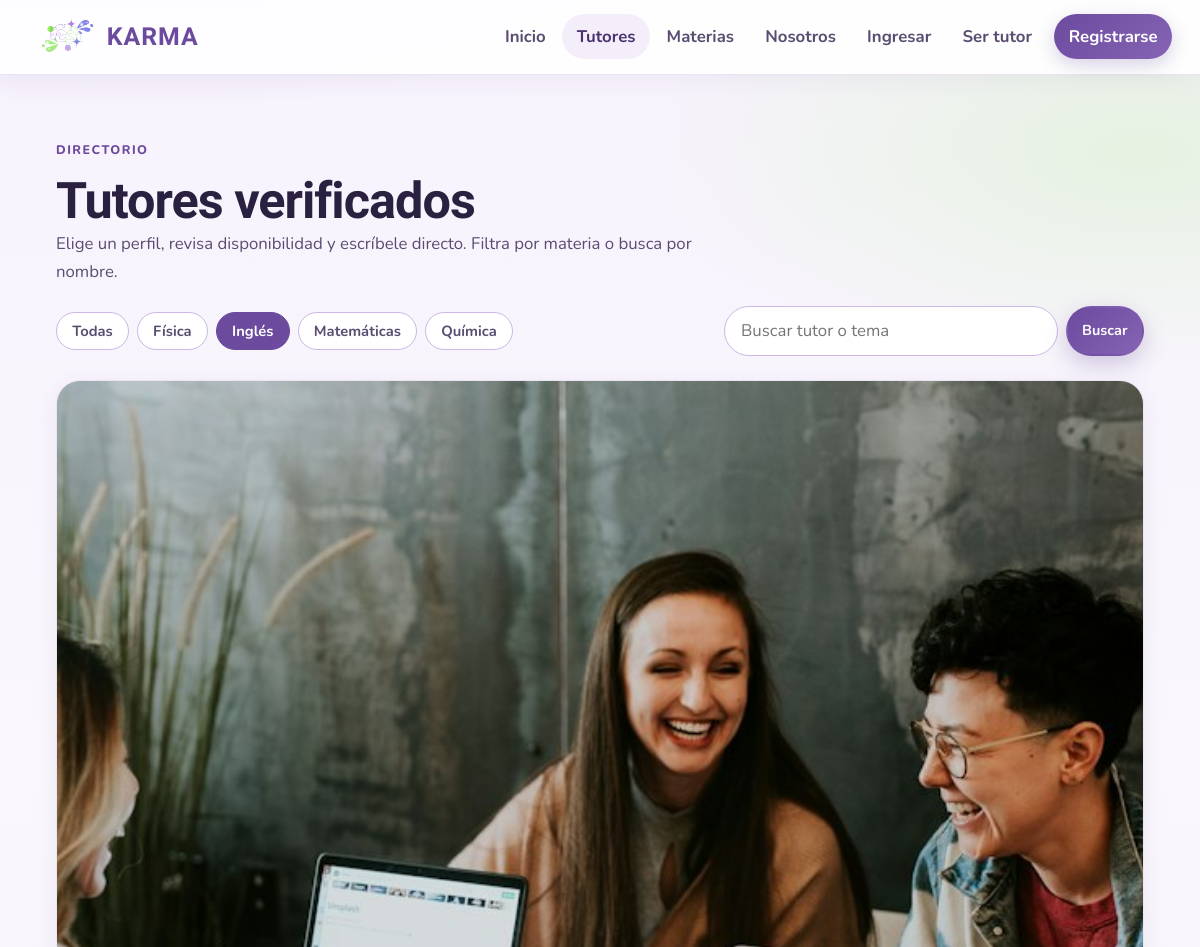
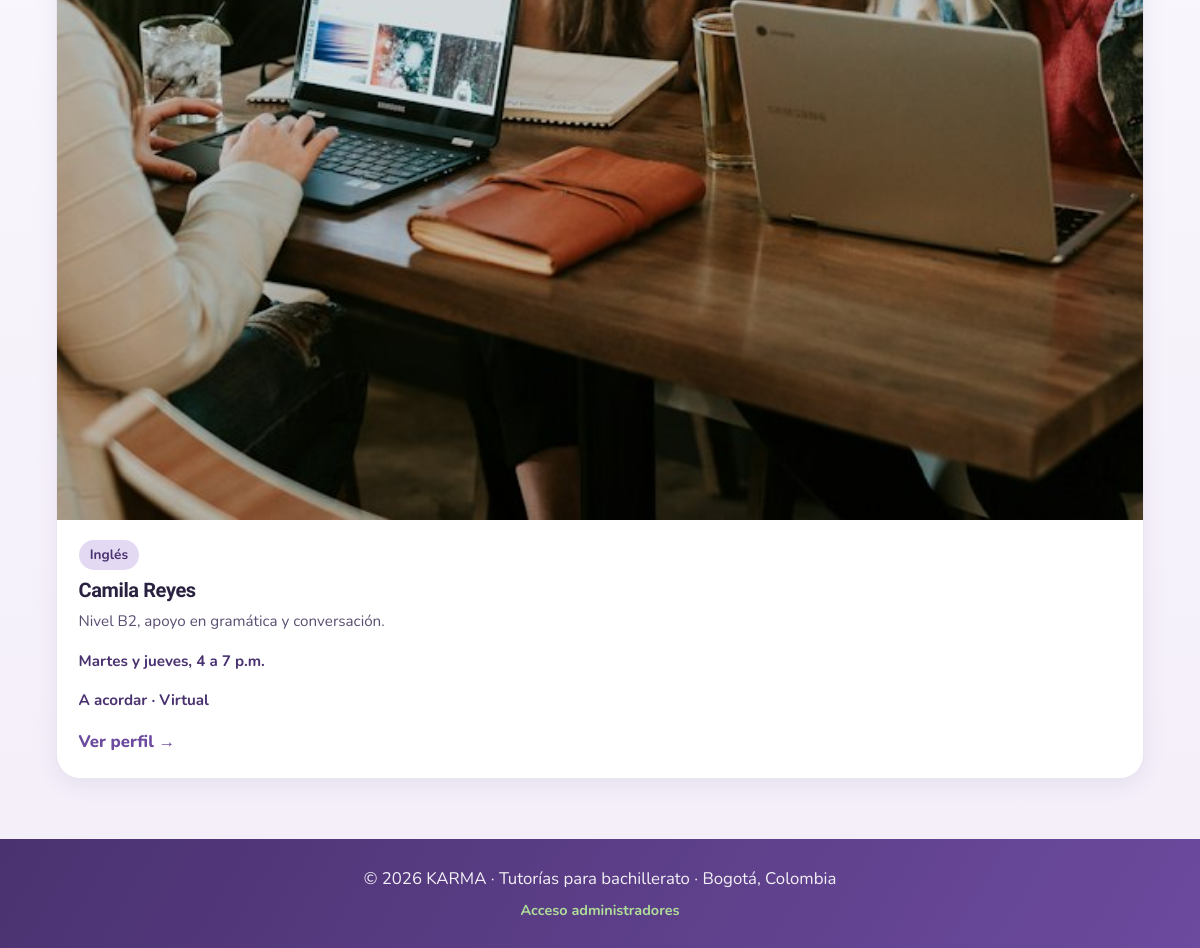
The app's page /tutores.php?materia=2, older data (2 pictures, top to bottom).
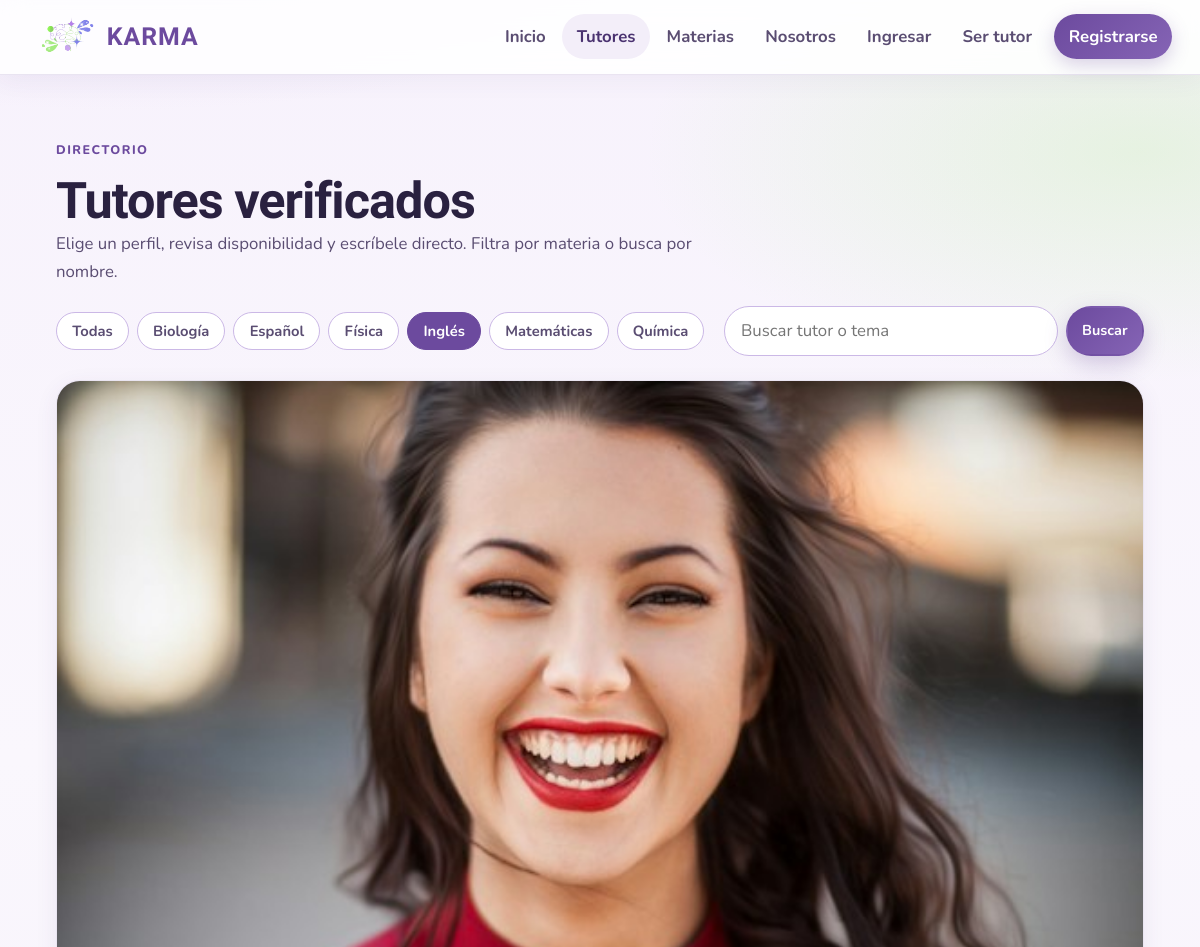
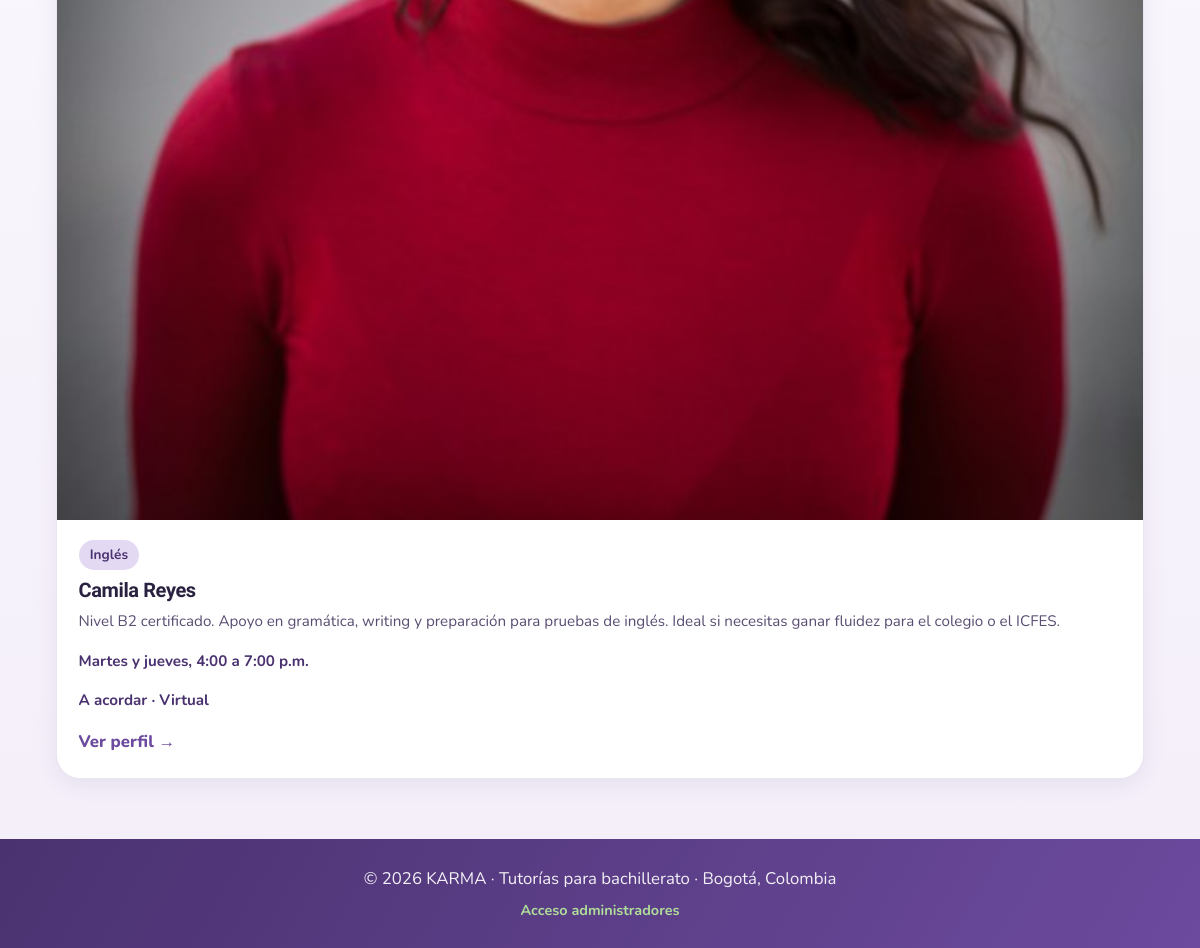
The same page, newer data (2 pictures, top to bottom).
### tables this page shows
CREATE TABLE materia (
  id_materia INT UNSIGNED AUTO_INCREMENT PRIMARY KEY,
  nombre VARCHAR(100) NOT NULL UNIQUE,
  imagen VARCHAR(255) NULL,
  descripcion VARCHAR(255) NULL
);

CREATE TABLE tutor (
  id_tutor INT UNSIGNED AUTO_INCREMENT PRIMARY KEY,
  nombre VARCHAR(100) NOT NULL,
  descripcion TEXT NULL,
  disponibilidad VARCHAR(150) NOT NULL,
  telefono VARCHAR(10) NOT NULL,
  foto_url VARCHAR(255) NULL,
  verificado TINYINT(1) NOT NULL DEFAULT 0,
  id_materia INT UNSIGNED NOT NULL,
  FOREIGN KEY (id_materia) REFERENCES materia(id_materia)
);

### includes/cache.php (called while the page is built, shortened)
<?php
function cacheDir(): string
{
    return CACHE_DIR;
}
function cachePath(string $key): string
{
    $safe = preg_replace('/[^a-zA-Z0-9._-]+/', '_', $key) ?: 'key';
    return cacheDir() . '/' . $safe . '.cache';
}
function cacheGet(string $key): mixed
{
    $path = cachePath($key);
    if (!is_file($path)) {
        return null;
    }
    $raw = @file_get_contents($path);
    $payload = @unserialize($raw, ['allowed_classes' => false]);
    return $payload['data'];
}
function cacheSet(string $key, mixed $data, int $ttl = CACHE_TTL_DEFAULT): void
{
    $path = cachePath($key);
    $payload = serialize([
        'expires' => time() + max(1, $ttl),
        'data' => $data,
    ]);
    $tmp = $path . '.' . bin2hex(random_bytes(4)) . '.tmp';
}

### includes/funciones.php (called while the page is built, shortened)
<?php
require_once __DIR__ . '/cache.php';
function e($texto) {
    return htmlspecialchars((string)$texto, ENT_QUOTES, "UTF-8");
}
function obtenerMaterias(mysqli $db): array
{
    $cached = cacheGet('materias');
    $rows = $db->query('SELECT id_materia, nombre FROM materia ORDER BY nombre')->fetch_all(MYSQLI_ASSOC);
    return $rows;
}
function obtenerTutores(mysqli $db, int $idMateria = 0, string $q = ''): array
{
    $q = trim($q);
    $usarCache = ($q === '');
    $cacheKey = 'tutores_' . max(0, $idMateria);
    if ($usarCache) {
        $cached = cacheGet($cacheKey);
    }
    $sql = 'SELECT t.id_tutor, t.nombre, t.descripcion, t.disponibilidad, t.precio_hora, t.modalidad, t.foto_url,
                   m.id_materia, m.nombre AS materia
            FROM tutor t
            INNER JOIN materia m ON m.id_materia = t.id_materia
            WHERE t.verificado = 1';
    $types = '';
    $params = [];
    if ($idMateria > 0) {
        $sql .= ' AND t.id_materia = ?';
        $types .= 'i';
        $params[] = $idMateria;
    }
    $sql .= ' ORDER BY t.nombre';
    $stmt = $db->prepare($sql);
    if ($params) {
        $stmt->bind_param($types, ...$params);
    }
    $stmt->execute();
    $rows = $stmt->get_result()->fetch_all(MYSQLI_ASSOC);
    return $rows;
}
function rutaFoto($ruta, $fallback = "img/estudiantes.jpg") {
    $ruta = trim((string)$ruta);
    if ($ruta === "") {
        return $fallback;
    }
    return $ruta;
}
function formatoPrecio($precio) {
    if ($precio === null || $precio === "" || (float)$precio <= 0) {
        return "A acordar";
    }
    return "$" . number_format((float)$precio, 0, ",", ".") . " / hora";
}
function etiquetaModalidad($m) {
    return ["virtual" => "Virtual", "presencial" => "Presencial", "ambas" => "Virtual y presencial"][$m] ?? "Virtual";
}

### tutores.php (the view, shortened to what the changed rows need)
<?php
require_once __DIR__ . "/includes/conexion.php";
require_once __DIR__ . "/includes/funciones.php";
$materiaId = isset($_GET["materia"]) ? (int)$_GET["materia"] : 0;
$buscar = trim((string)($_GET["buscar"] ?? ""));
$materias = obtenerMaterias($mysqli);
$tutores = obtenerTutores($mysqli, $materiaId, $buscar);
require __DIR__ . "/includes/header.php";
?>
<main class="seccion">
    <div class="contenedor">
        <div class="admin-titulo" style="margin-bottom:1.25rem">
            <div class="seccion-intro" style="margin:0">
                <h1>Tutores verificados</h1>
            </div>
        </div>
        <div class="toolbar">
            <div class="filtros">
                <a href="tutores.php" class="<?= $materiaId === 0 && $buscar === '' ? 'activo' : '' ?>">Todas</a>
                <?php foreach ($materias as $m): ?>
                    <a href="tutores.php?materia=<?= (int)$m["id_materia"] ?>"
                       class="<?= $materiaId === (int)$m["id_materia"] ? 'activo' : '' ?>">
                        <?= e($m["nombre"]) ?>
                    </a>
                <?php endforeach; ?>
            </div>
        </div>
        <?php if (count($tutores) === 0): ?>
            <div class="vacio">
                No hay tutores con esos filtros. Prueba otra materia o limpia la búsqueda.
            </div>
        <?php else: ?>
            <div class="grid-tutores">
                <?php foreach ($tutores as $t): ?>
                    <a class="card-tutor" href="tutor.php?id=<?= (int)$t["id_tutor"] ?>">
                        <div class="card-tutor-media">
                            <img src="<?= e(rutaFoto($t["foto_url"])) ?>" alt="Foto de <?= e($t["nombre"]) ?>">
                        </div>
                        <div class="card-tutor-body">
                            <span class="badge"><?= e($t["materia"]) ?></span>
                            <h3 style="margin-top:0.55rem"><?= e($t["nombre"]) ?></h3>
                            <p><?= e($t["descripcion"] ?? "") ?></p>
                            <p class="meta"><?= e($t["disponibilidad"]) ?></p>
                            <p class="meta"><?= e(formatoPrecio($t["precio_hora"] ?? null)) ?> · <?= e(etiquetaModalidad($t["modalidad"] ?? "virtual")) ?></p>
                            <span class="card-enlace">Ver perfil →</span>
                        </div>
                    </a>
                <?php endforeach; ?>
            </div>
        <?php endif; ?>
    </div>
</main>
<?php require __DIR__ . "/includes/footer.php"; ?>

Row changes from the older to the newer data that the page shows:
added materia: nombre "Biología"
added materia: nombre "Español"
changed tutor "Camila Reyes": foto_url: picture added in place of a placeholder; descripcion "Nivel B2, apoyo en gramática y conversación." → "Nivel B2 certificado. Apoyo en gramática, writing y preparación para pruebas de inglés. Ideal si necesitas ganar fluidez para el colegio o el ICFES."; disponibilidad "Martes y jueves, 4 a 7 p.m." → "Martes y jueves, 4:00 a 7:00 p.m."
